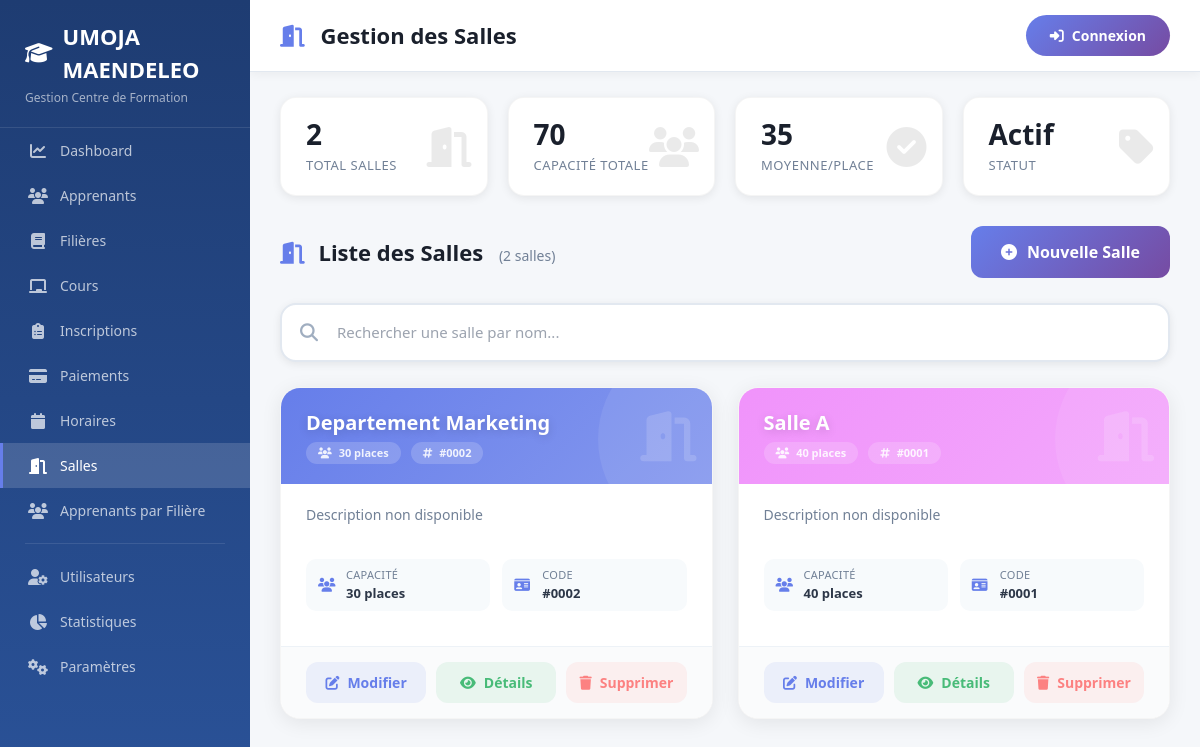
The page /pages/salles.php on the database its author committed.
### tables this page shows
CREATE TABLE `salle` (
  `id_salle` int(11) NOT NULL,
  `nom` varchar(100) NOT NULL,
  `capacite` int(11) DEFAULT NULL
);

### classes/Salle.php (called while the page is built, shortened)
<?php
class Salle {
    private $conn;
    private $table = 'salle';
    public function __construct($db) {
        $this->conn = $db;
    }
    public function getAll() {
        $query = "SELECT * FROM " . $this->table . " ORDER BY nom ASC";
        $stmt = $this->conn->prepare($query);
        $stmt->execute();
        return $stmt->fetchAll(PDO::FETCH_ASSOC);
    }
}

### pages/salles.php (the view, shortened to what this page needs)
<?php
require_once __DIR__ . '/../classes/Salle.php';
$database = new Database();
$db = $database->connect();
$salle = new Salle($db);
$salles = $salle->getAll();
include __DIR__ . '/../includes/header.php';
?>
<div class="page-wrapper">
    <div class="content-wrapper">
        <?php
        $total = count($salles);
        $total_capacite = array_sum(array_column($salles, 'capacite'));
        ?>
        <div class="stats-grid">
            <div class="stat-card">
                <i class="fas fa-door-open stat-icon"></i>
                <div class="stat-number"><?php echo $total; ?></div>
                <div class="stat-label">Total Salles</div>
            </div>
            <div class="stat-card">
                <i class="fas fa-users stat-icon"></i>
                <div class="stat-number"><?php echo $total_capacite; ?></div>
                <div class="stat-label">Capacité Totale</div>
            </div>
            <div class="stat-card">
                <i class="fas fa-check-circle stat-icon"></i>
                <div class="stat-number"><?php echo $total > 0 ? round(($total_capacite / $total), 0) : 0; ?></div>
                <div class="stat-label">Moyenne/Place</div>
            </div>
            <div class="stat-card">
                <i class="fas fa-tag stat-icon"></i>
                <div class="stat-number"><?php echo $total > 0 ? 'Actif' : '0'; ?></div>
                <div class="stat-label">Statut</div>
            </div>
        </div>
        <div style="display: flex; justify-content: space-between; align-items: center; margin-bottom: 25px; flex-wrap: wrap; gap: 15px;">
            <h2 style="font-size: 22px; font-weight: 700; color: #1a202c; margin: 0;">
                <i class="fas fa-door-open me-2" style="color: #667eea;"></i>
                Liste des Salles
                <span style="font-size: 14px; font-weight: 400; color: #718096; margin-left: 10px;">
                    (<?php echo $total; ?> salles)
                </span>
            </h2>
            <button onclick="openModal()" class="btn-add-top">
                <i class="fas fa-plus-circle"></i>
                Nouvelle Salle
            </button>
        </div>
        <div class="search-wrapper">
            <i class="fas fa-search search-icon"></i>
            <input type="text" id="searchInput" placeholder="Rechercher une salle par nom..." onkeyup="filterCards()">
        </div>
        <div class="salles-grid" id="sallesGrid">
            <?php if (empty($salles)): ?>
                <div class="empty-state">
                    <i class="fas fa-door-open"></i>
                    <h3>Aucune salle</h3>
                    <p>Commencez par ajouter votre première salle</p>
                </div>
            <?php else: ?>
                <?php foreach ($salles as $index => $s):
                    $couleurs = ['#667eea', '#f093fb', '#4facfe', '#fa709a', '#48bb78', '#ed8936'];
                    $couleur = $couleurs[$index % count($couleurs)];
                ?>
                <div class="salle-card" style="animation-delay: <?php echo $index * 0.06; ?>s" data-search="<?php echo strtolower($s['nom'] ?? ''); ?>">
                    <div class="card-header" style="background: linear-gradient(135deg, <?php echo $couleur; ?>, <?php echo $couleur; ?>cc);">
                        <i class="fas fa-door-open card-icon"></i>
                        <div class="salle-nom"><?php echo htmlspecialchars($s['nom'] ?? 'Salle sans nom'); ?></div>
                        <div class="salle-info">
                            <span class="badge-info">
                                <i class="fas fa-users me-1"></i>
                                <?php echo $s['capacite'] ?? 0; ?> places
                            </span>
                            <span class="badge-info">
                                <i class="fas fa-hashtag me-1"></i>
                                #<?php echo str_pad($s['id_salle'] ?? 0, 4, '0', STR_PAD_LEFT); ?>
                            </span>
                        </div>
                    </div>
                    <div class="card-body">
                        <p class="description">
                            <?php echo htmlspecialchars($s['description'] ?? 'Description non disponible'); ?>
                        </p>
                        <div class="details">
                            <div class="detail-item">
                                <i class="fas fa-users"></i>
                                <div>
                                    <span class="label">Capacité</span>
                                    <span class="value"><?php echo $s['capacite'] ?? 0; ?> places</span>
                                </div>
                            </div>
                            <div class="detail-item">
                                <i class="fas fa-id-card"></i>
                                <div>
                                    <span class="label">Code</span>
                                    <span class="value">#<?php echo str_pad($s['id_salle'] ?? 0, 4, '0', STR_PAD_LEFT); ?></span>
                                </div>
                            </div>
                        </div>
                    </div>
                    <div class="card-footer">
                        <a href="?edit=<?php echo $s['id_salle']; ?>" class="btn-action btn-edit">
                            <i class="fas fa-edit"></i> Modifier
                        </a>
                        <a href="#" class="btn-action btn-view" onclick="event.preventDefault(); alert('📋 Détails de la salle #<?php echo $s['id_salle']; ?>\n\n🏷️ Nom: <?php echo htmlspecialchars($s['nom'] ?? 'Sans nom'); ?>\n👥 Capacité: <?php echo $s['capacite'] ?? 0; ?> places\n📝 Description: <?php echo htmlspecialchars($s['description'] ?? 'Non disponible'); ?>\n🔧 Équipement: <?php echo htmlspecialchars($s['equipement'] ?? 'Aucun'); ?>')">
                            <i class="fas fa-eye"></i> Détails
                        </a>
                        <a href="?delete=<?php echo $s['id_salle']; ?>" class="btn-action btn-delete" onclick="return confirm('Êtes-vous sûr de vouloir supprimer cette salle ? Cette action est irréversible.')">
                            <i class="fas fa-trash"></i> Supprimer
                        </a>
                    </div>
                </div>
                <?php endforeach; ?>
            <?php endif; ?>
        </div>
    </div>
</div>
<?php include __DIR__ . '/../includes/footer.php'; ?>

### includes/header.php (style rules this page uses)
* { margin: 0; padding: 0; box-sizing: border-box; }
body { font-family: 'Segoe UI', Tahoma, Geneva, Verdana, sans-serif; background: #f5f7fa; min-height: 100vh; }

### rows shown on the page
salle: nom "Departement Marketing", capacite "30", id_salle "0002", description "Description non disponible"
salle: nom "Salle A", capacite "40", id_salle "0001", description "Description non disponible"

### other values the page prints
$page_title "Gestion des Salles"
$total "2"
$total_capacite "70"
$total_capacite / $total "35"
